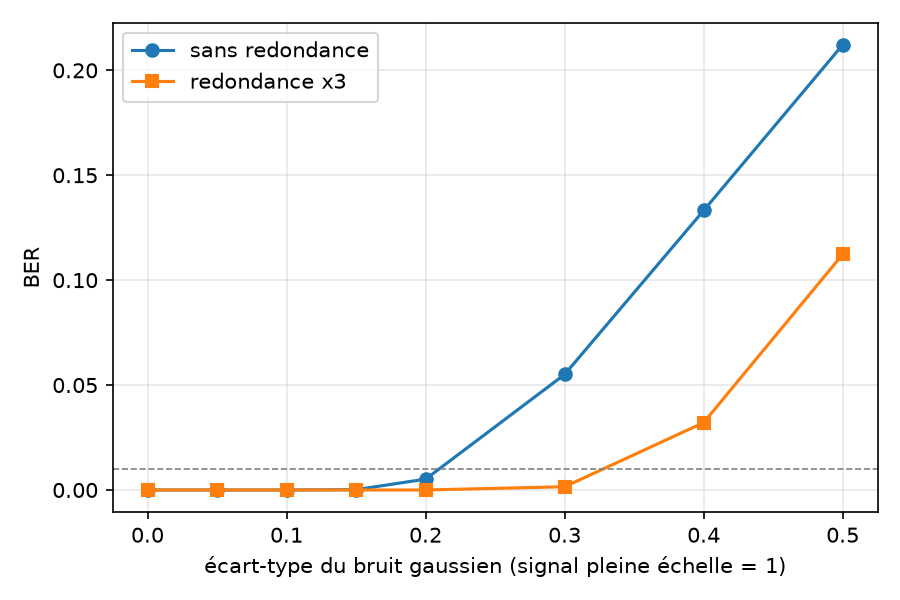

Reproduce this figure in Python.
import numpy as np, soundfile as sf
import matplotlib
matplotlib.use("Agg")
import matplotlib.pyplot as plt
from spectro import image_to_wav, wav_to_image

rng = np.random.default_rng(0)
img = rng.integers(0, 2, (64, 256), dtype=np.uint8)   # ressemble à l'image chiffrée
sigmas = [0, 0.05, 0.1, 0.15, 0.2, 0.3, 0.4, 0.5]
res = {}
for rep in (1, 3):
    image_to_wav(img, "ber_tmp.wav", repeat=rep)
    x, fs = sf.read("ber_tmp.wav")
    bers = []
    for s in sigmas:
        trials = []
        for seed in range(3):
            r = np.random.default_rng(100 + seed)
            sf.write("ber_noisy.wav", x + r.normal(0, s, x.shape), fs, subtype="PCM_16")
            trials.append((wav_to_image("ber_noisy.wav") != img).mean())
        bers.append(float(np.mean(trials)))
    res[rep] = bers

print("sigma  | BER x1   | BER x3")
for i, s in enumerate(sigmas):
    print(f"{s:<6} | {res[1][i]:.4f}   | {res[3][i]:.4f}")

plt.figure(figsize=(6, 4))
plt.plot(sigmas, res[1], "o-", label="sans redondance")
plt.plot(sigmas, res[3], "s-", label="redondance x3")
plt.axhline(0.01, color="gray", ls="--", lw=0.8)
plt.xlabel("écart-type du bruit gaussien (signal pleine échelle = 1)")
plt.ylabel("BER"); plt.legend(); plt.grid(alpha=0.3); plt.tight_layout()
plt.savefig("ber.png", dpi=150)
